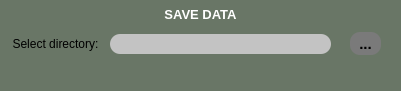
    <widget class="QGroupBox" name="camera_gb_2">
     <property name="geometry">
      <rect>
       <x>20</x>
       <y>664</y>
       <width>401</width>
       <height>91</height>
      </rect>
     </property>
     <property name="styleSheet">
      <string notr="true">background-color: rgb(105, 118, 102);
border-radius:10px;</string>
     </property>
     <property name="title">
      <string/>
     </property>
     <widget class="QLabel" name="save_param_lbl">
      <property name="geometry">
       <rect>
        <x>0</x>
        <y>4</y>
        <width>401</width>
        <height>20</height>
       </rect>
      </property>
      <property name="font">
       <font>
        <family>Arial</family>
        <pointsize>10</pointsize>
        <weight>75</weight>
        <bold>true</bold>
       </font>
      </property>
      <property name="styleSheet">
       <string notr="true">color: rgb(255, 255, 255);</string>
      </property>
      <property name="text">
       <string>SAVE DATA</string>
      </property>
      <property name="alignment">
       <set>Qt::AlignCenter</set>
      </property>
     </widget>
     <widget class="QPushButton" name="open_folder_pb">
      <property name="geometry">
       <rect>
        <x>350</x>
        <y>32</y>
        <width>31</width>
        <height>23</height>
       </rect>
      </property>
      <property name="font">
       <font>
        <family>Arial</family>
        <pointsize>11</pointsize>
        <weight>75</weight>
        <bold>true</bold>
       </font>
      </property>
      <property name="styleSheet">
       <string notr="true">color: rgb(0, 0, 0);
border-radius:10px;
background-color: rgb(122, 122, 122);
</string>
      </property>
      <property name="text">
       <string>...</string>
      </property>
     </widget>
     <widget class="QLabel" name="selectfolder_lbl">
      <property name="geometry">
       <rect>
        <x>10</x>
        <y>34</y>
        <width>91</width>
        <height>20</height>
       </rect>
      </property>
      <property name="font">
       <font>
        <family>Arial</family>
        <pointsize>9</pointsize>
       </font>
      </property>
      <property name="text">
       <string>Select directory:</string>
      </property>
      <property name="alignment">
       <set>Qt::AlignCenter</set>
      </property>
     </widget>
     <widget class="QLabel" name="warning_selectfolder_lbl">
      <property name="geometry">
       <rect>
        <x>115</x>
        <y>55</y>
        <width>211</width>
        <height>31</height>
       </rect>
      </property>
      <property name="font">
       <font>
        <family>Arial</family>
       </font>
      </property>
      <property name="styleSheet">
       <string notr="true">color: rgb(255, 255, 255);</string>
      </property>
      <property name="text">
       <string/>
      </property>
      <property name="alignment">
       <set>Qt::AlignHCenter|Qt::AlignTop</set>
      </property>
      <property name="wordWrap">
       <bool>true</bool>
      </property>
     </widget>
     <widget class="QLineEdit" name="directory_edt">
      <property name="enabled">
       <bool>true</bool>
      </property>
      <property name="geometry">
       <rect>
        <x>110</x>
        <y>34</y>
        <width>221</width>
        <height>20</height>
       </rect>
      </property>
      <property name="font">
       <font>
        <family>Calibri</family>
       </font>
      </property>
      <property name="styleSheet">
       <string notr="true">color: rgb(0, 85, 127);
background-color: rgb(195, 195, 195);</string>
      </property>
      <property name="inputMethodHints">
       <set>Qt::ImhDigitsOnly</set>
      </property>
      <property name="alignment">
       <set>Qt::AlignCenter</set>
      </property>
     </widget>
    </widget>
